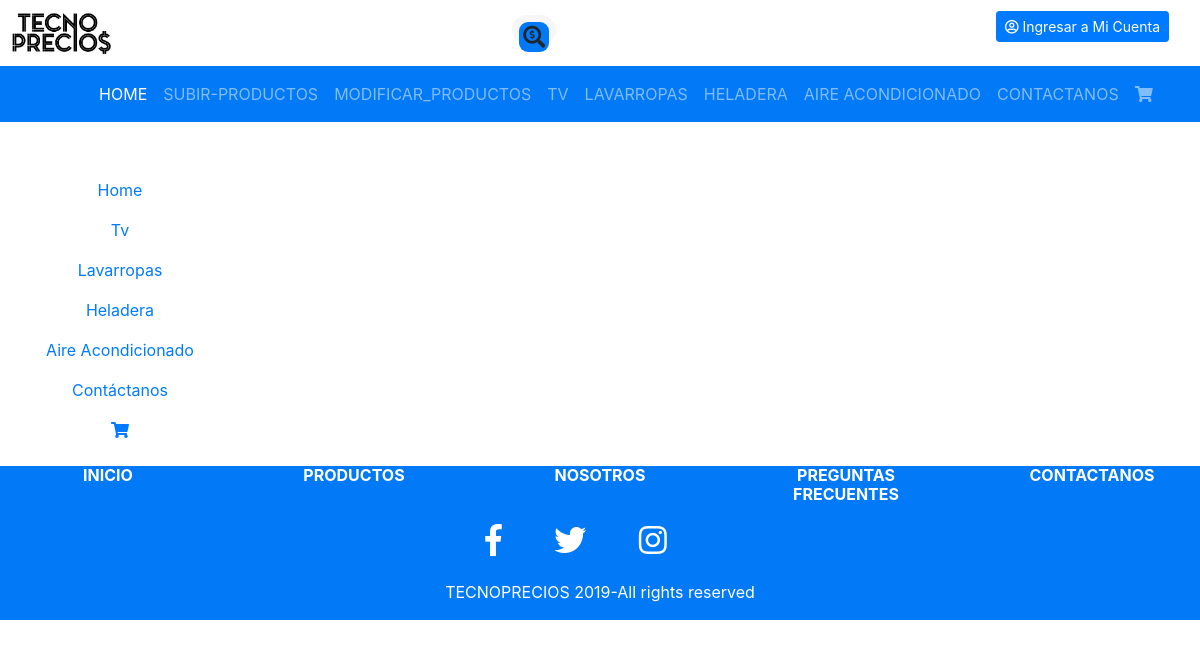
Before: /paginaproductos.php with the older database file.
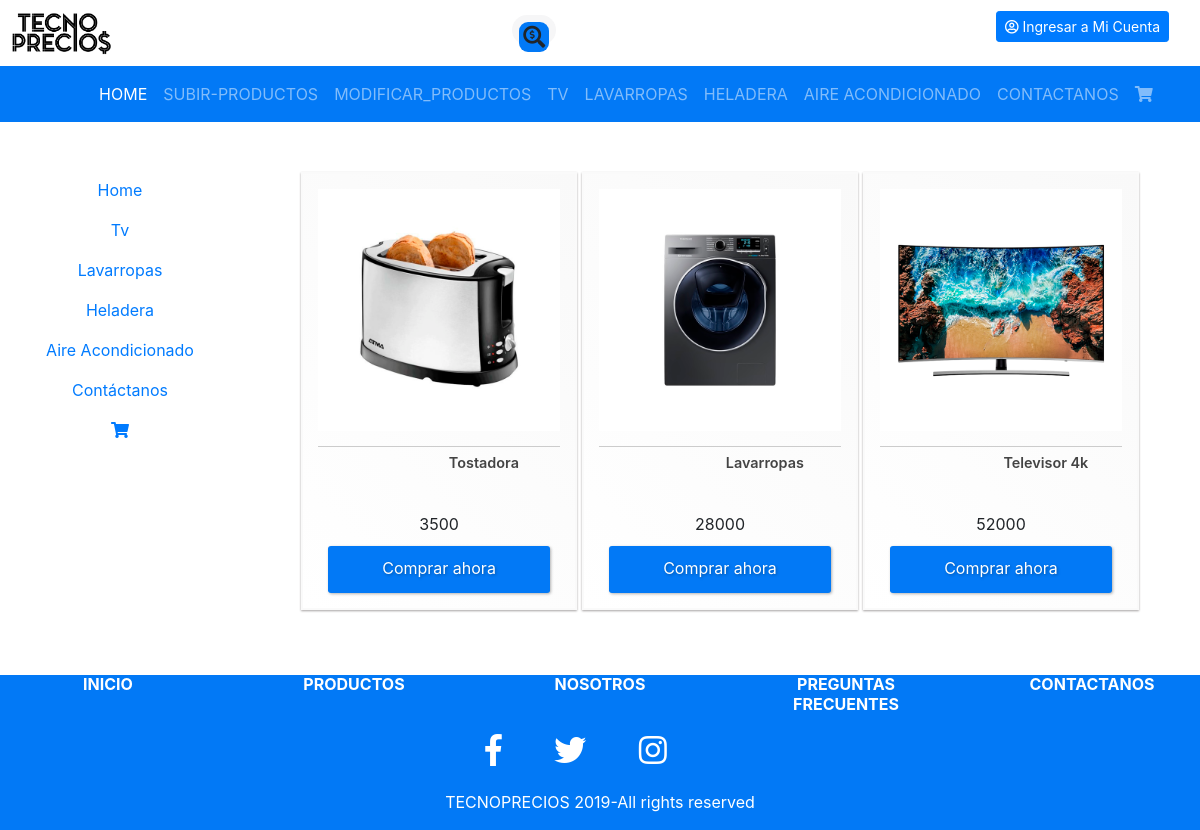
After: the same page with the newer database file.
### tables this page shows
CREATE TABLE `products` (
  `id` int(11) NOT NULL AUTO_INCREMENT,
  `image` varchar(100) NOT NULL,
  `title` varchar(100) NOT NULL,
  `price` varchar(100) NOT NULL,
  PRIMARY KEY (`id`)
);

### paginaproductos.php (called while the page is built)
<?php
include_once('head.php');
include_once('serchbar.php');
include_once('navbar.php');
include_once('productosinicio2.php');
include_once('footer.php');
?>

### productosinicio2.php (the view, shortened to what this page needs)
<?php
require_once("autoload.php");
?>
<?php
$sql= "SELECT *  FROM products order by rand() limit 3";
$consulta = $pdo->query($sql);
$producto = $consulta->fetchAll(PDO::FETCH_ASSOC);
?>
<?php
include_once('head.php');
?>
</head>
<body>
  <div class="container-fluid p-0">
<article class=flexi>
<section class=infoconqueryserch>
<ul>
<li class="nav-item active">
              <a class="nav-link" href="#">Home <span class="sr-only">(current)</span></a>
            </li>
            <li class="nav-item">
              <a class="nav-link" href="#">Tv</a>
            </li>
            <li class="nav-item">
              <a class="nav-link" href="#">Lavarropas</a>
            </li>
            <li class="nav-item">
              <a class="nav-link" href="#"> Heladera</a>
            </li>
            <li class="nav-item">
              <a class="nav-link" href="#">Aire Acondicionado</a>
            </li>
            <li class="nav-item">
              <a class="nav-link" href="#">Contáctanos</a>
            </li>
            <li class="nav-item">
              <a class="nav-link" href="#"><i class="fas fa-shopping-cart"></i></a>
            </li>
</ul>
</section>
<section class=productos70>
 <section class= "productos" id="wrap">
<div id="columns" class="columns_4">
<?php foreach ($producto as $key => $value)  :?>
<figure>
          <img src="<?="img/products".$value["image"]?>">
          <figcaption><?=$value["title"]?></figcaption>
          <span class="price"><?=$value["price"]?></span>
          <a class="button" href="#">Comprar ahora</a>
        </figure>
        <?php endforeach ?>
</div>
</section>
</section>
</article>
    </div>

Changed rows visible on the page:
added products: image (picture), title "Tostadora", price "3500"
added products: image (picture), title "Lavarropas", price "28000"
added products: image (picture), title "Televisor 4k", price "52000"
